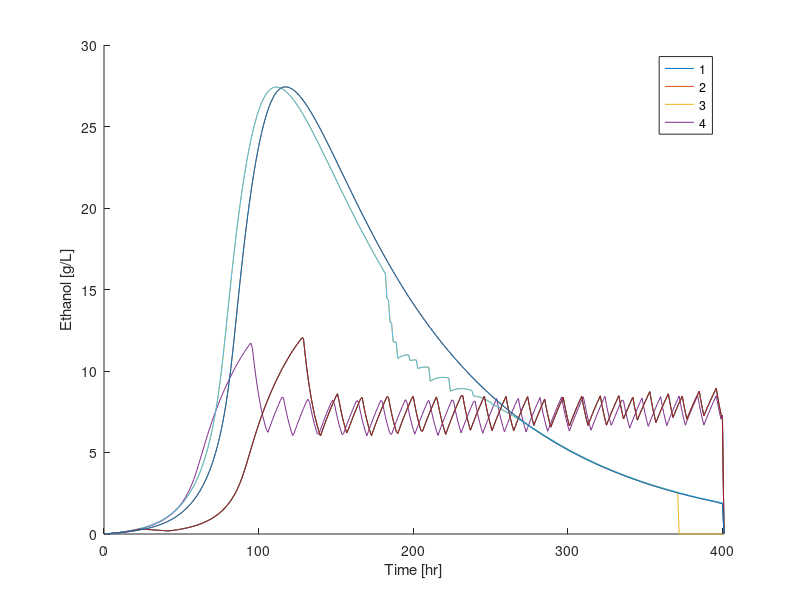
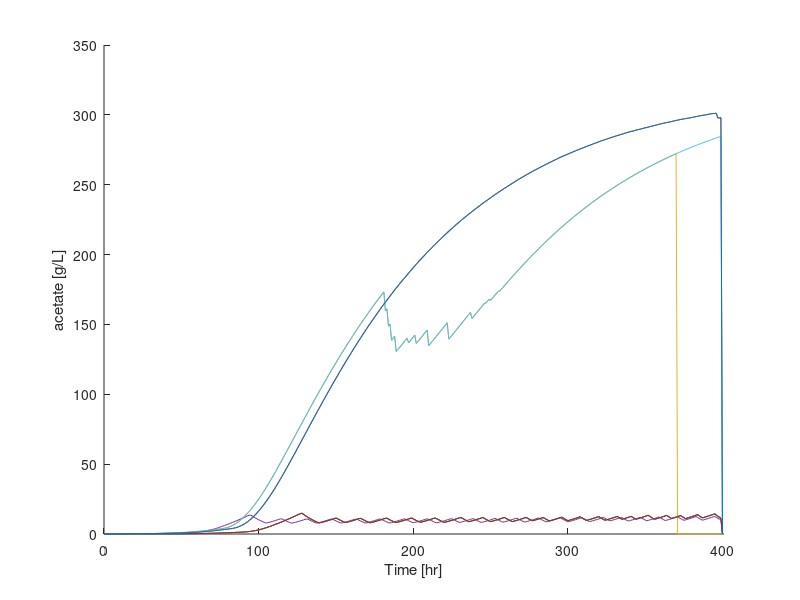
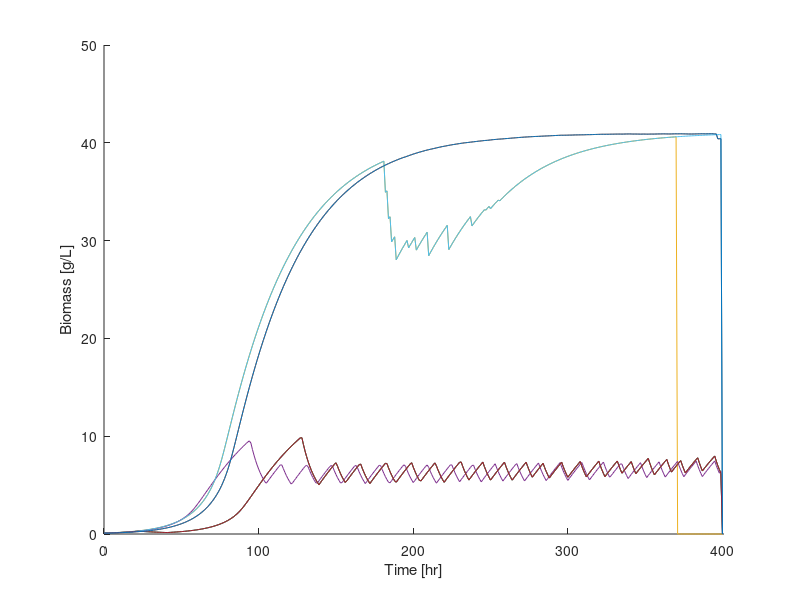
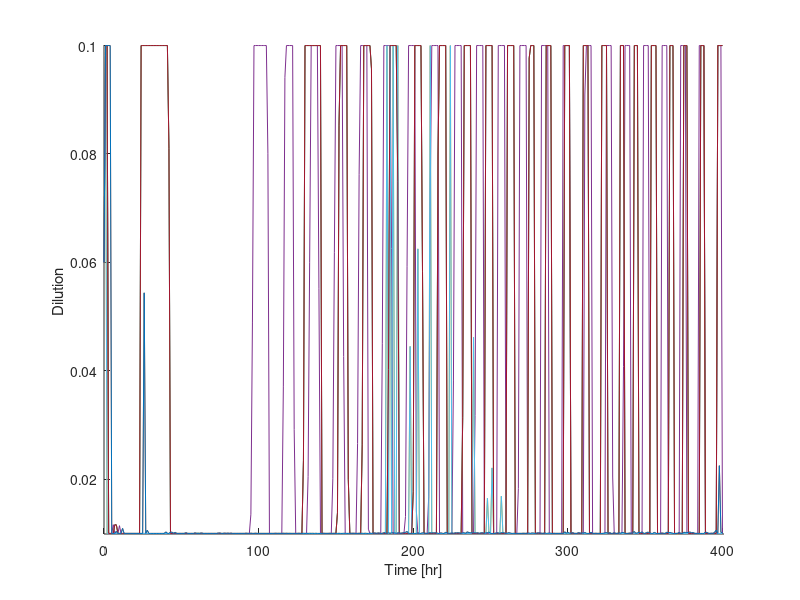

Source code (MATLAB) for these figures, in order: (Note: this script raises an error after producing the figures.)
clear
results = load('results_sample3.mat');
%results = struct();
%results.results = res;

sx = size(results.results);
hrs = 401;
samp = 401;
Tsamp = 1;
slt = .84;

Ce = zeros(sx(1), hrs);
Ca = zeros(sx(1), hrs);
Cz = zeros(sx(1), hrs);

D = zeros(sx(1), samp);

T11 = zeros(sx(1), samp);
T12 = zeros(sx(1), samp);
T13 = zeros(sx(1), samp);
T21 = zeros(sx(1), samp);
T22 = zeros(sx(1), samp);
T23 = zeros(sx(1), samp);
T31 = zeros(sx(1), samp);
T32 = zeros(sx(1), samp);
T33 = zeros(sx(1), samp);

for i =1:sx(1)
    Ce(i,:) = results.results(i).Ce;
    Ca(i,:) = results.results(i).Ca;
    Cx(i,:) = results.results(i).Cx;

    D(i,:) = results.results(i).D;
    ug(i,:) = results.results(i).u_g;

    T11(i,:) = results.results(i).T11;
    T21(i,:) = results.results(i).T21;
    T31(i,:) = results.results(i).T31;
    T12(i,:) = results.results(i).T12;
    T22(i,:) = results.results(i).T22;
    T32(i,:) = results.results(i).T32;
    T13(i,:) = results.results(i).T13;
    T23(i,:) = results.results(i).T23;
    T33(i,:) = results.results(i).T33;
end

%%%%%%%%%%%%%%%%%%%%%%%%%%%%%%%%%%%%%

figure(1)
hold on
for i = 1:sx(1)
    plot([1:hrs],Ce(i,:))
end
xlabel('Time [hr]')
ylabel('Ethanol [g/L]')
xlim([0 hrs])
legend('1','2','3','4')

figure(2)
hold on
for i = 1:sx(1)
    plot([0:hrs-1],Ca(i,:))
end
xlabel('Time [hr]')
ylabel('acetate [g/L]')
xlim([0 hrs])

figure(3)
hold on
for i = 1:sx(1)
    plot([0:hrs-1],Cx(i,:))
end
xlabel('Time [hr]')
ylabel('Biomass [g/L]')
xlim([0 hrs])

figure(4)
hold on
for i = 1:sx(1)
    plot([0:hrs-1],D(i,:))
end
xlabel('Time [hr]')
ylabel('Dilution ')
xlim([0 hrs])
ylim([.0099 .1001])

figure(5)
hold on
for i = 1:sx(1)
    plot([0:hrs-1],ug(i,:))
end
xlabel('Time [hr]')
ylabel('Gas velocity ')
xlim([0 hrs])
%ylim([.0099 .1001])


figure(6)
hold on
for i = 1:sx(1)
    plot([0:hrs-1],Ce(i,:)./Ca(i,:))
end
plot([0:hrs-1],ones(hrs,1)*slt)

xlabel('Time [hr]')
ylabel('Selectivity [g/L]')
xlim([0 hrs])
ylim([0 3.5])

figure(7)
subplot(3,3,1)
hold on 
    for i = 1:sx(1)
        plot([1:Tsamp:hrs],T11(i,:))
    end
    xlabel('Time [hr]')
    ylabel('Theta 1,1 - v_e ')
    xlim([0 hrs])

subplot(3,3,4)
hold on
    for i = 1:sx(1)
        plot([1:Tsamp:hrs],T21(i,:))
    end
    xlabel('Time [hr]')
    ylabel('Theta 2,1 - v_a ')
    xlim([0 hrs])

subplot(3,3,7)
hold on
    for i = 1:sx(1)
        plot([1:Tsamp:hrs],T31(i,:))
    end
    xlabel('Time [hr]')
    ylabel('Theta 3,1 - \mu ')
    xlim([0 hrs])

subplot(3,3,2)
hold on
    for i = 1:sx(1)
        plot([1:Tsamp:hrs],T12(i,:))
    end
    xlabel('Time [hr]')
    ylabel('Theta 1,2 - v_e ')
    xlim([0 hrs])

subplot(3,3,5)
hold on
    for i = 1:sx(1)
        plot([1:Tsamp:hrs],T22(i,:))
    end
    xlabel('Time [hr]')
    ylabel('Theta 2,2 - v_a ')
    xlim([0 hrs])

subplot(3,3,8)
hold on
    for i = 1:sx(1)
        plot([1:Tsamp:hrs],T32(i,:))
    end
    xlabel('Time [hr]')
    ylabel('Theta 3,2 - \mu ')
    xlim([0 hrs])
    
    
 subplot(3,3,3)
hold on
    for i = 1:sx(1)
        plot([1:Tsamp:hrs],T13(i,:))
    end
    xlabel('Time [hr]')
    ylabel('Theta 1,3 - v_e ')
    xlim([0 hrs])

subplot(3,3,6)
hold on
    for i = 1:sx(1)
        plot([1:Tsamp:hrs],T23(i,:))
    end
    xlabel('Time [hr]')
    ylabel('Theta 2,3 - v_a ')
    xlim([0 hrs])

subplot(3,3,9)
hold on
    for i = 1:sx(1)
        plot([1:Tsamp:hrs],T33(i,:))
    end
    xlabel('Time [hr]')
    ylabel('Theta 3,3 - \mu ')
    xlim([0 hrs])


%%

score_1 = score(Ce(1,:),Ca(1,:))
score_2 = score(Ce(2,:),Ca(2,:))
score_3 = score(Ce(3,:),Ca(3,:))
score_4 = score(Ce(4,:),Ca(4,:))
score_5 = score(Ce(5,:),Ca(5,:))
score_6 = score(Ce(6,:),Ca(6,:))
